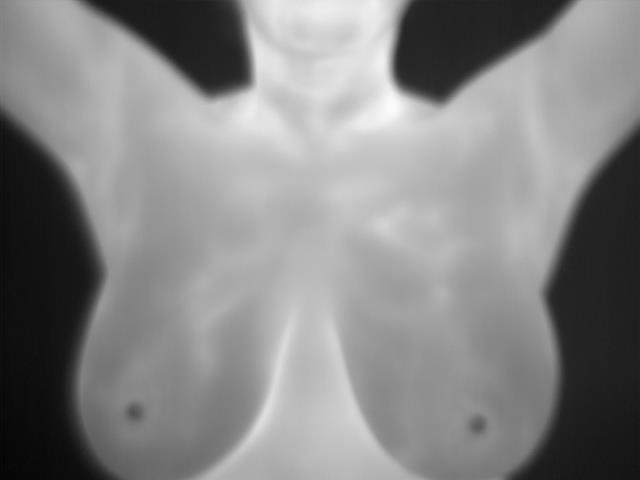
//> input picture Go/img6.jpg, 640 x 480 px
$ ./main   (built with g++ and OpenCV 4)
//> lines starting //> are read from the running program, lines starting //| are printed output that depends on the picture; after the words box and inside, x2 and y2 are one past the last pixel; in counts of white or black regions, pixels touching at a corner belong together
### C++/Cardioid.hpp
#pragma once
#include <opencv2/opencv.hpp>

class Cardioid{
	private:
		int x;
		int y;
		int size;

	public:
		Cardioid(int x, int y, int size);
		Cardioid(){};
		bool isInside(int x, int y);
		void setX(int x);
		void setY(int y);
		void setSize(int size);
		int getX();
		int getY();
		int getSize();

		bool operator==(const Cardioid& other) const;

};

### C++/Individual.hpp
#pragma once
#include <opencv2/opencv.hpp>
#include "Cardioid.hpp"
#include "Helper.hpp"
#include <string>
class Individual
{
	private:
		float fitness;
		Cardioid cardioid;
		std::string genotype;

	public:
		Individual(Cardioid cardioid);
		Individual(std::string genotype);
		Individual(){};
		void setFitness(float fitness);
		float getFitness();
		void setGenotypeAndUpdateCardioid(std::string genotype);
		std::string getGenotype();
		Cardioid getCardioid();
		void setCardioid(Cardioid cardioid);
		cv::Mat getCardioidImage(cv::Mat img);
		void saveCardioidImage(cv::Mat img, std::string path);
		bool operator<(const Individual& other) const;
		bool operator==(const Individual& other) const;
};

### C++/GA.hpp
#pragma once

#include <vector>
#include <algorithm>
#include <opencv2/opencv.hpp>
#include "Individual.hpp"


class GA{
	private:
		std::vector<Individual> population;
		float mutationRate;
		float elitismRate;
		int populationSize;
		cv::Mat img;

		void initializePopulation();
		void evaluatePopulation();
		void evaluatePopulationInParallel();
		void mutatePopulation();
		void crossoverPopulation();

		std::pair<Individual, Individual> selection();
		std::pair<Individual, Individual> crossover(Individual parent1, Individual parent2);
		void mutation(Individual& individual);
		bool isViable(Individual individual);
		float calculateFitness(Individual individual);
		float calculateFitnessInParallel(Individual individual);

	public:
		GA(cv::Mat img,int populationSize, float mutationRate, float elitismRate);
		GA(cv::Mat img);

		void run(int generations);
		void runWithTimings(int generations);
		Individual getBestIndividual();

		void showPopulation();

		void savePopulation(std::string path);


};

### C++/Helper.hpp
#pragma once

#include <string>
#include <cmath>
#include <algorithm>
namespace Helper{
	inline int gray2decimal(const std::string& gray){
		int decimal = 0;
		for(int i = 0; i < gray.size(); i++){
			decimal += (gray[i] - '0') * pow(2, gray.size() - i - 1);
		}
		return decimal;
	}

	inline std::string decimal2gray(int decimal, int size){
		std::string gray = "";
		for(int i = 0; i < size; i++){
			gray += (decimal % 2) + '0';
			decimal /= 2;
		}
		std::reverse(gray.begin(), gray.end());
		return gray;
	}
}

### C++/Cardioid.cpp
#include "Cardioid.hpp"

Cardioid::Cardioid(int x, int y, int size)
{
	this->x = x;
	this->y = y;
	this->size = size;
}

bool Cardioid::isInside(int x, int y)
{
	float r = size/2;

	float distance = sqrt(pow(x - this->x, 2) + pow(y - this->y, 2));
	float theta = atan2(y - this->y, x - this->x);

	bool cardioidEquation = pow(distance, 2) <= pow(r,2)*(1 - sin(theta));

	return cardioidEquation;
}

bool Cardioid::operator==(const Cardioid& other) const
{
	return this->x == other.x && this->y == other.y && this->size == other.size;
}

//Getters and Setters
void Cardioid::setX(int x)
{
	this->x = x;
}

void Cardioid::setY(int y)
{
	this->y = y;
}

void Cardioid::setSize(int size)
{
	this->size = size;
}

int Cardioid::getX()
{
	return x;
}

int Cardioid::getY()
{
	return y;
}

int Cardioid::getSize()
{
	return size;
}

### C++/Individual.cpp
#include "Individual.hpp"

Individual::Individual(Cardioid cardioid)
{
	this->cardioid = cardioid;
	genotype = "";
	fitness = 0;
}

Individual::Individual(std::string genotype)
{
	setGenotypeAndUpdateCardioid(genotype);
	fitness = 0;
}


void Individual::setGenotypeAndUpdateCardioid(std::string genotype)
{
	this->genotype = genotype;

	//Update cardioid
	std::string x = genotype.substr(0, 10);
	std::string y = genotype.substr(10, 10);
	std::string size = genotype.substr(20, 10);

	cardioid.setX(Helper::gray2decimal(x));
	cardioid.setY(Helper::gray2decimal(y));
	cardioid.setSize(Helper::gray2decimal(size));
}

std::string Individual::getGenotype()
{
	if(genotype == "")
	{
		genotype = Helper::decimal2gray(cardioid.getX(), 10) +
					Helper::decimal2gray(cardioid.getY(), 10) +
					Helper::decimal2gray(cardioid.getSize(), 10);
	}
	return genotype;
}

cv::Mat Individual::getCardioidImage(cv::Mat img)
{
	cv::Mat cardioidImage = img.clone();
	int x = cardioid.getX();
	int y = cardioid.getY();
	int size = cardioid.getSize();

	for(int i = 0; i < cardioidImage.rows; i++)
	{
		for(int j = 0; j < cardioidImage.cols; j++)
		{
			if(cardioid.isInside(j, i))
			{
				cardioidImage.at<cv::Vec3b>(i, j)[0] = 0;
				cardioidImage.at<cv::Vec3b>(i, j)[1] = 0;
				cardioidImage.at<cv::Vec3b>(i, j)[2] = 0;
			}
		}
	}

	return cardioidImage;
}

bool Individual::operator<(const Individual& other) const
{
	return fitness > other.fitness;
}

bool Individual::operator==(const Individual& other) const
{
	return this->cardioid == other.cardioid;
}

void Individual::saveCardioidImage(cv::Mat img, std::string path)
{
	cv::Mat cardioidImage = getCardioidImage(img);
	cv::imwrite(path, cardioidImage);
}

//Getters and Setters
void Individual::setFitness(float fitness)
{
	this->fitness = fitness;
}

float Individual::getFitness()
{
	return fitness;
}

Cardioid Individual::getCardioid()
{
	return cardioid;
}

// [4 lines left out: function setCardioid, not called in this run]

### C++/GA.cpp
#include "GA.hpp"
#include "Helper.hpp"
#include <random>
#include <iostream>
#include <thread>

float COLOR_WEIGHTS[4] = {-90, 15, 25, -20.5};
int COLOR_INTERVAL[5] = {0, 45, 140, 200, 255};


// [10 lines left out: function GA, not called in this run]

GA::GA(cv::Mat img){
	this->populationSize = 50;
	this->mutationRate = 0.01;
	this->elitismRate = 0.1;
	this->img = img;

	initializePopulation();

}

void GA::initializePopulation()
{
	//set up random seed
	std::random_device rd;
	std::mt19937 gen(rd());
	std::uniform_int_distribution<> disX(0, img.cols);
	std::uniform_int_distribution<> disY(0, img.rows);
	std::uniform_int_distribution<> disSize(0, img.rows/2);
	for(int i = 0; i < populationSize; i++)
	{
		Cardioid cardioid = Cardioid(disX(gen), disY(gen), disSize(gen));
		Individual individual = Individual(cardioid);
		population.push_back(individual);
	}
	evaluatePopulation();
	std::sort(population.begin(), population.end());

}

void GA::evaluatePopulationInParallel(){
	std::vector<std::thread> threads;
	for(auto& individual : population)
	{
		threads.push_back(std::thread([](Individual& individual, GA* ga){
			if(!ga->isViable(individual))
			{
				individual.setFitness(0);
				return;
			}

			individual.setFitness(ga->calculateFitness(individual));
		}, std::ref(individual), this));
	}
	for(auto& thread : threads)
	{
		thread.join();
	}
}


// [26 lines of commented-out code are left out]
void GA::evaluatePopulation()
{

	for(auto& individual : population)
	{
		if(!isViable(individual))
		{
			individual.setFitness(0);
			continue;
		}

		individual.setFitness(calculateFitness(individual));
	}
}
float GA::calculateFitness(Individual individual){
	float fitness = 0;
	//loop over the pixels of the image
	for(int i = 0; i < img.rows; i++)
	{
		for(int j = 0; j < img.cols; j++)
		{
			//if the pixel is inside the cardioid
			if(individual.getCardioid().isInside(i, j))
			{
				//get the color of the pixel in a gray scale image
				int color = img.at<cv::Vec3b>(i, j)[0];
				//std::cout<<"color: "<<color<<std::endl;

				if(color< COLOR_INTERVAL[1])
				{
					fitness += COLOR_WEIGHTS[0];
				}
				else if(color < COLOR_INTERVAL[2])
				{
					fitness += COLOR_WEIGHTS[1];
				}
				else if(color < COLOR_INTERVAL[3])
				{
					fitness += COLOR_WEIGHTS[2];
				}
				else
				{
					fitness += COLOR_WEIGHTS[3];
				}

			}
		}
	}

	float totalWeight = COLOR_WEIGHTS[0] + COLOR_WEIGHTS[1] + COLOR_WEIGHTS[2] + COLOR_WEIGHTS[3];
	if(fitness<0)
		fitness = 0;
	else
		fitness = fitness/abs(totalWeight);
	return fitness;
}

// [60 lines left out: function calculateFitnessInParallel, not called in this run]

void GA::mutatePopulation()
{
	for(auto& individual : population)
	{
		mutation(individual);
	}
}

void GA::mutation(Individual& i){
	std::string genes = i.getGenotype();
	//set up random seed
	std::random_device rd;
	std::mt19937 gen(rd());
	std::uniform_real_distribution<> mut(0, 1);

	for(int j = 0; j < genes.size(); j++)
	{
		if(mut(gen) < mutationRate)
		{
			genes[j] = genes[j] == '0' ? '1' : '0';
		}
	}

	i.setGenotypeAndUpdateCardioid(genes);

}

std::pair<Individual,Individual> GA::selection(){
	//Get a pair of distinct Individuals using tournament selection
	std::pair<Individual, Individual> parents;
	std::vector<Individual> tournament;
	//set up random seed
	std::random_device rd;
	std::mt19937 gen(rd());
	std::uniform_int_distribution<> dis(0, populationSize - 1);

	tournament.clear();
	for(int j = 0; j < 10; j++)
	{
		tournament.push_back(population[dis(gen)]);
	}
	std::sort(tournament.begin(), tournament.end());
	parents.first = tournament[0];
	parents.second = tournament[1];
	int i = 2;
	while(parents.first == parents.second && i < 10){
		parents.second = tournament[i++];
	}

	return parents;
}

bool GA::isViable(Individual i){
	Cardioid cardioid = i.getCardioid();
	return cardioid.getX() >= 0 &&
			cardioid.getX()  <= img.cols &&
			cardioid.getY()  >= 0;
			cardioid.getY()  <= img.rows;
}

void GA::crossoverPopulation(){
	std::vector<Individual> newPopulation;
	while(newPopulation.size() < populationSize)
	{
		std::pair<Individual, Individual> parents = selection();
		std::pair<Individual, Individual> children = crossover(parents.first, parents.second);
		newPopulation.push_back(children.first);
		newPopulation.push_back(children.second);
	}
	population = newPopulation;
}

std::pair<Individual, Individual> GA::crossover(Individual ind1, Individual ind2){
	std::string genes1 = ind1.getGenotype();
	std::string genes2 = ind2.getGenotype();
	//set up random seed
	std::random_device rd;
	std::mt19937 gen(rd());

	std::uniform_int_distribution<> dis(0, genes1.size() - 1);
	int crossoverPoint = dis(gen);

	std::string newGenes1 = genes1.substr(0, crossoverPoint) + genes2.substr(crossoverPoint, genes2.size() - crossoverPoint);
	std::string newGenes2 = genes2.substr(0, crossoverPoint) + genes1.substr(crossoverPoint, genes1.size() - crossoverPoint);


	return std::make_pair(Individual(newGenes1), Individual(newGenes2));
}

void GA::run(int g){
	for(int i = 0; i < g; i++)
	{
		std::vector<Individual> elite;
		for(int j = 0; j < populationSize * elitismRate; j++)
		{
			elite.push_back(population[j]);
		}
		crossoverPopulation();
		mutatePopulation();
		evaluatePopulationInParallel();
		population.insert(population.end(), elite.begin(), elite.end());
		std::sort(population.begin(), population.end());

		population.erase(population.begin() + populationSize, population.end());
		//std::cout << "Generation " << i << " best fitness: " << population[0].getFitness() << std::endl;
	}
}

// [62 lines left out: function runWithTimings, not called in this run]

Individual GA::getBestIndividual(){
	return population[0];
}

void GA::showPopulation(){
	for(int i = 0; i < populationSize; i++)
	{
		std::cout<<i<<": "<<population[i].getFitness()<<"x: "<<population[i].getCardioid().getX()<<" y: "<<population[i].getCardioid().getY()<<" size: "<<population[i].getCardioid().getSize()<<std::endl;
	}
}

void GA::savePopulation(std::string path){
	for(int i = 0; i < populationSize; i++)
	{
		std::string name = path + "/ind_" + std::to_string(i) + ".jpg";
		population[i].saveCardioidImage(img, name);
	}
}

### C++/main.cpp
#include <opencv2/opencv.hpp>
#include <iostream>
#include <vector>
#include <chrono>
#include <map>
#include "Helper.hpp"
#include "GA.hpp"

#include <thread>

using namespace std;
// [11 lines left out: function testGrayConversion, not called in this run]

void testGAConvergence(){
	auto start = chrono::high_resolution_clock::now();
	cv::Mat img = cv::imread("../Go/img6.jpg", cv::IMREAD_COLOR);
//> img is the input picture: 480 rows x 640 cols, CV_8UC3; min 4, max 252, mean 132.8
	GA ga(img);
	ga.showPopulation();
	Individual best = ga.getBestIndividual();
	cv::Mat cardioid = best.getCardioidImage(img);
//> after the loop in getCardioidImage, `for(int i = 0; i < cardioidImage.rows; i++)`:
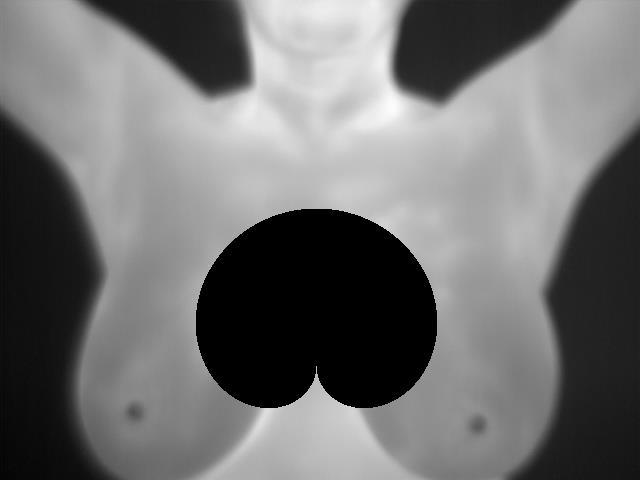
//> cardioidImage: 480 rows x 640 cols, CV_8UC3; 12.6% of pixels changed, all inside (x1, y1, x2, y2) = (196, 209, 437, 408)
	cv::imshow("Cardioid gen 0", cardioid);
	ga.savePopulation("./gen_0");
//> the loop in savePopulation, `for(int i = 0; i < populationSize; i++)` made 50 passes
//> pass 2, in saveCardioidImage (call 2), `cv::Mat cardioidImage = getCardioidImage(img);`:
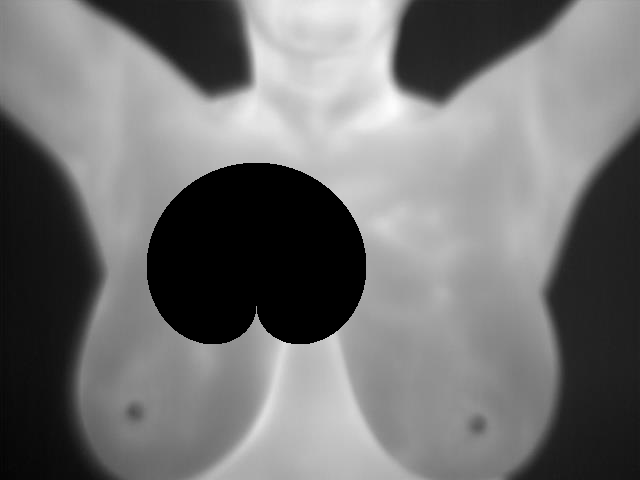
//> cardioidImage: 480 rows x 640 cols, CV_8UC3; min 0, max 252, mean 114.8
//> pass 3, in saveCardioidImage (call 3), `cv::Mat cardioidImage = getCardioidImage(img);`:
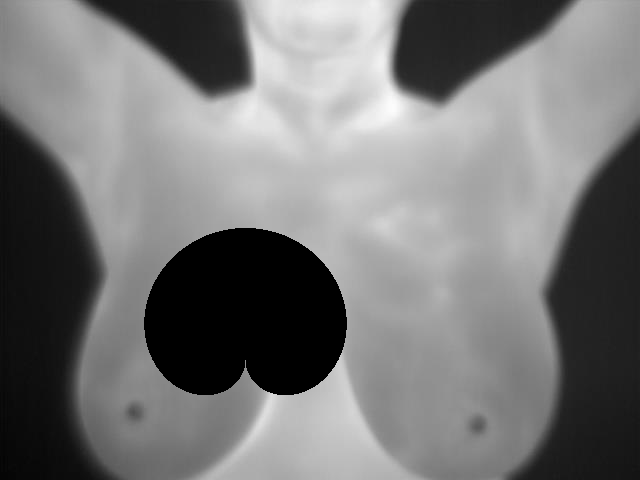
//> cardioidImage: 480 rows x 640 cols, CV_8UC3; min 0, max 252, mean 117.9

	ga.run(1);
	best = ga.getBestIndividual();
	ga.showPopulation();
	cardioid = best.getCardioidImage(img);
	cv::imshow("Cardioid gen 1", cardioid);
	ga.savePopulation("./gen_1");


	ga.run(9);
	best = ga.getBestIndividual();
	ga.showPopulation();
	cardioid = best.getCardioidImage(img);
	cv::imshow("Cardioid gen 10", cardioid);
	ga.savePopulation("./gen_10");

	ga.run(40);
	best = ga.getBestIndividual();
	ga.showPopulation();
	cardioid = best.getCardioidImage(img);
	cv::imshow("Cardioid gen 50", cardioid);
	ga.savePopulation("./gen_50");

	auto end = chrono::high_resolution_clock::now();
	auto duration = chrono::duration_cast<chrono::milliseconds>(end - start);
	cout<<"Total Time: "<<duration.count()<<"ms"<<endl;
	cv::waitKey(0);
}

// [48 lines left out: functions testGAExecTime, testAllImages, main, not called in this run]

// added to run one function of the file
//> (the run ends here: the program stops with an error, at `threads.push_back(std::thread([](Individual& individual, GA* ga)`)
